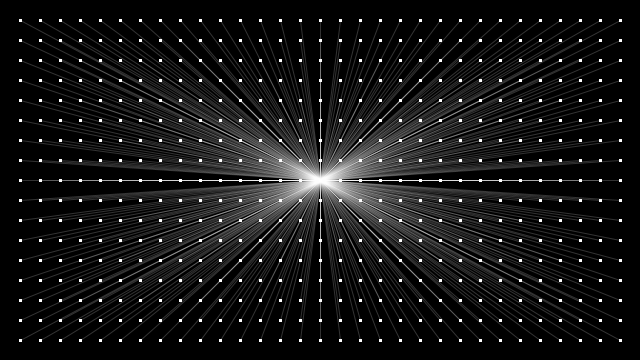
Frame 1 (no input)
Frame 60 (the mouse pressed at the canvas centre just before this capture): identical to frame 1, image omitted
Frame 120 (the mouse held since frame 60 and released just before this capture): identical to frame 1, image omitted

The Processing sketch that drew this single still picture (run headless with seeded random() and noise(); from frame 60 on, the mouse is pressed at the canvas centre):

// Processing sketch: day_06_05_nestedForLoops3
// ── day_06_05_nestedForLoops3.pde
//----------------------------------------------------
// From the Examples page of processing.org
// Original author: unknown
// http://processing.org/examples/embeddediteration.html
// Commented on by Dylan Shad, for use in
// DT Bootcamp 2014, Parsons the New School for Design. 
//----------------------------------------------------

int gridSize = 20;

void setup() {
  size(640, 360);
}

void draw() {
  background(0); 
  noStroke(); 
  
  // the two nested for() loops here are selecting points on a grid
  // the first deciding the x of each, and thereby defining each column
  // the second finding a set of y coordinates, thus creating rows.
  
  // compared to the other nested for() loop examples in this folder,
  // here the test is not iterating on a simple 1:1 scale and later being
  // multiplied into the coordinate. Rather, all of that math occurs
  // directly in the for loops themselves.
  for (int x = gridSize; x <= width - gridSize; x += gridSize) {
    for (int y = gridSize; y <= height - gridSize; y += gridSize) {
      noStroke();
      fill(255);
      // the rectangle, being 3 pixels wide and high, must be displaced by 1
      // to thus be centered on the point.
      // we could also simply change rectMode to CENTER - but that would be
      // an extra line of code.
      rect(x-1, y-1, 3, 3);
      stroke(255, 50);
      // each line simply starts from the currently selected point, and
      // ends at the center.
      line(x, y, width/2, height/2);
    }
  }
}
